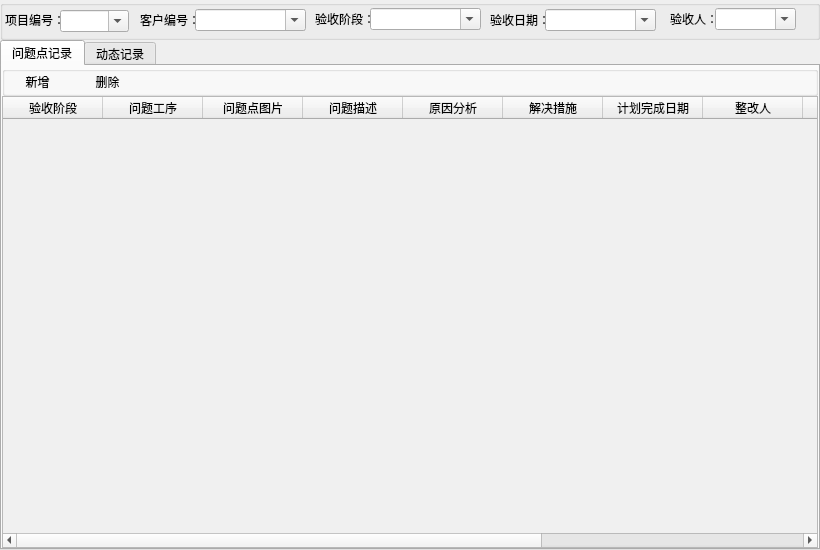
<?xml version="1.0" encoding="UTF-8"?>
<ui version="4.0">
 <class>Form</class>
 <widget class="QWidget" name="Form">
  <property name="geometry">
   <rect>
    <x>0</x>
    <y>0</y>
    <width>820</width>
    <height>550</height>
   </rect>
  </property>
  <property name="windowTitle">
   <string>Form</string>
  </property>
  <layout class="QGridLayout" name="gridLayout_2">
   <property name="leftMargin">
    <number>0</number>
   </property>
   <property name="topMargin">
    <number>0</number>
   </property>
   <property name="rightMargin">
    <number>0</number>
   </property>
   <property name="bottomMargin">
    <number>0</number>
   </property>
   <property name="spacing">
    <number>0</number>
   </property>
   <item row="0" column="0">
    <layout class="QGridLayout" name="gridLayout">
     <property name="spacing">
      <number>0</number>
     </property>
     <item row="0" column="0">
      <widget class="QGroupBox" name="groupBox">
       <property name="enabled">
        <bool>true</bool>
       </property>
       <property name="minimumSize">
        <size>
         <width>0</width>
         <height>40</height>
        </size>
       </property>
       <property name="maximumSize">
        <size>
         <width>16777215</width>
         <height>40</height>
        </size>
       </property>
       <property name="title">
        <string/>
       </property>
       <widget class="QComboBox" name="Text_XiangMuBianHao">
        <property name="geometry">
         <rect>
          <x>60</x>
          <y>10</y>
          <width>69</width>
          <height>22</height>
         </rect>
        </property>
        <property name="editable">
         <bool>true</bool>
        </property>
       </widget>
       <widget class="QLabel" name="label_21">
        <property name="geometry">
         <rect>
          <x>670</x>
          <y>9</y>
          <width>51</width>
          <height>20</height>
         </rect>
        </property>
        <property name="text">
         <string>验收人：</string>
        </property>
       </widget>
       <widget class="QComboBox" name="Text_YanShouRiQi_2">
        <property name="geometry">
         <rect>
          <x>370</x>
          <y>8</y>
          <width>111</width>
          <height>22</height>
         </rect>
        </property>
        <property name="editable">
         <bool>true</bool>
        </property>
       </widget>
       <widget class="QComboBox" name="Text_YanShouRiQi">
        <property name="geometry">
         <rect>
          <x>545</x>
          <y>9</y>
          <width>111</width>
          <height>22</height>
         </rect>
        </property>
        <property name="editable">
         <bool>true</bool>
        </property>
       </widget>
       <widget class="QLabel" name="label_22">
        <property name="geometry">
         <rect>
          <x>315</x>
          <y>9</y>
          <width>61</width>
          <height>20</height>
         </rect>
        </property>
        <property name="text">
         <string>验收阶段：</string>
        </property>
       </widget>
       <widget class="QLabel" name="label_19">
        <property name="geometry">
         <rect>
          <x>140</x>
          <y>10</y>
          <width>61</width>
          <height>20</height>
         </rect>
        </property>
        <property name="text">
         <string>客户编号：</string>
        </property>
       </widget>
       <widget class="QLabel" name="label_20">
        <property name="geometry">
         <rect>
          <x>490</x>
          <y>10</y>
          <width>61</width>
          <height>20</height>
         </rect>
        </property>
        <property name="text">
         <string>验收日期：</string>
        </property>
       </widget>
       <widget class="QLabel" name="label_15">
        <property name="geometry">
         <rect>
          <x>5</x>
          <y>10</y>
          <width>55</width>
          <height>20</height>
         </rect>
        </property>
        <property name="maximumSize">
         <size>
          <width>360</width>
          <height>36</height>
         </size>
        </property>
        <property name="text">
         <string>项目编号：</string>
        </property>
       </widget>
       <widget class="QComboBox" name="Text_KeHuBianHhao">
        <property name="geometry">
         <rect>
          <x>195</x>
          <y>9</y>
          <width>111</width>
          <height>22</height>
         </rect>
        </property>
        <property name="editable">
         <bool>true</bool>
        </property>
       </widget>
       <widget class="QComboBox" name="Text_YanShouReng">
        <property name="geometry">
         <rect>
          <x>715</x>
          <y>8</y>
          <width>81</width>
          <height>22</height>
         </rect>
        </property>
        <property name="editable">
         <bool>true</bool>
        </property>
       </widget>
      </widget>
     </item>
     <item row="1" column="0">
      <widget class="QTabWidget" name="tabWidget">
       <property name="currentIndex">
        <number>0</number>
       </property>
       <widget class="QWidget" name="tab">
        <attribute name="title">
         <string>问题点记录</string>
        </attribute>
        <layout class="QGridLayout" name="gridLayout_7">
         <property name="leftMargin">
          <number>0</number>
         </property>
         <property name="topMargin">
          <number>0</number>
         </property>
         <property name="rightMargin">
          <number>0</number>
         </property>
         <property name="bottomMargin">
          <number>0</number>
         </property>
         <property name="spacing">
          <number>0</number>
         </property>
         <item row="0" column="0">
          <layout class="QGridLayout" name="gridLayout_3">
           <property name="spacing">
            <number>0</number>
           </property>
           <item row="0" column="0">
            <widget class="QGroupBox" name="groupBox_5">
             <property name="maximumSize">
              <size>
               <width>16777215</width>
               <height>30</height>
              </size>
             </property>
             <property name="title">
              <string/>
             </property>
             <widget class="QPushButton" name="pushButton_4">
              <property name="geometry">
               <rect>
                <x>0</x>
                <y>0</y>
                <width>71</width>
                <height>31</height>
               </rect>
              </property>
              <property name="text">
               <string>新增</string>
              </property>
              <property name="icon">
               <iconset resource="../res.qrc">
                <normaloff>:/new/prefix1/ICO/png/1081676.png</normaloff>:/new/prefix1/ICO/png/1081676.png</iconset>
              </property>
              <property name="autoDefault">
               <bool>false</bool>
              </property>
              <property name="default">
               <bool>false</bool>
              </property>
              <property name="flat">
               <bool>true</bool>
              </property>
             </widget>
             <widget class="QPushButton" name="pushButton_5">
              <property name="geometry">
               <rect>
                <x>70</x>
                <y>0</y>
                <width>71</width>
                <height>31</height>
               </rect>
              </property>
              <property name="text">
               <string>删除</string>
              </property>
              <property name="icon">
               <iconset resource="../res.qrc">
                <normaloff>:/new/prefix1/ICO/png/1081640.png</normaloff>:/new/prefix1/ICO/png/1081640.png</iconset>
              </property>
              <property name="autoDefault">
               <bool>false</bool>
              </property>
              <property name="default">
               <bool>false</bool>
              </property>
              <property name="flat">
               <bool>true</bool>
              </property>
             </widget>
            </widget>
           </item>
           <item row="1" column="0">
            <widget class="QTableWidget" name="Text_ShuJuXianShi">
             <property name="sizePolicy">
              <sizepolicy hsizetype="Preferred" vsizetype="Preferred">
               <horstretch>0</horstretch>
               <verstretch>0</verstretch>
              </sizepolicy>
             </property>
             <property name="palette">
              <palette>
               <active>
                <colorrole role="Base">
                 <brush brushstyle="SolidPattern">
                  <color alpha="255">
                   <red>240</red>
                   <green>240</green>
                   <blue>240</blue>
                  </color>
                 </brush>
                </colorrole>
               </active>
               <inactive>
                <colorrole role="Base">
                 <brush brushstyle="SolidPattern">
                  <color alpha="255">
                   <red>240</red>
                   <green>240</green>
                   <blue>240</blue>
                  </color>
                 </brush>
                </colorrole>
               </inactive>
               <disabled>
                <colorrole role="Base">
                 <brush brushstyle="SolidPattern">
                  <color alpha="255">
                   <red>240</red>
                   <green>240</green>
                   <blue>240</blue>
                  </color>
                 </brush>
                </colorrole>
               </disabled>
              </palette>
             </property>
             <property name="autoScroll">
              <bool>true</bool>
             </property>
             <column>
              <property name="text">
               <string>验收阶段</string>
              </property>
             </column>
             <column>
              <property name="text">
               <string>问题工序</string>
              </property>
             </column>
             <column>
              <property name="text">
               <string>问题点图片</string>
              </property>
             </column>
             <column>
              <property name="text">
               <string>问题描述</string>
              </property>
             </column>
             <column>
              <property name="text">
               <string>原因分析</string>
              </property>
             </column>
             <column>
              <property name="text">
               <string>解决措施</string>
              </property>
             </column>
             <column>
              <property name="text">
               <string>计划完成日期</string>
              </property>
             </column>
             <column>
              <property name="text">
               <string>整改人</string>
              </property>
             </column>
             <column>
              <property name="text">
               <string>整改后照片</string>
              </property>
             </column>
             <column>
              <property name="text">
               <string>实际完成日期</string>
              </property>
             </column>
             <column>
              <property name="text">
               <string>确认人</string>
              </property>
             </column>
             <column>
              <property name="text">
               <string>备注</string>
              </property>
             </column>
            </widget>
           </item>
          </layout>
         </item>
        </layout>
       </widget>
       <widget class="QWidget" name="tab_2">
        <attribute name="title">
         <string>动态记录</string>
        </attribute>
        <layout class="QGridLayout" name="gridLayout_5">
         <property name="leftMargin">
          <number>0</number>
         </property>
         <property name="topMargin">
          <number>0</number>
         </property>
         <property name="rightMargin">
          <number>0</number>
         </property>
         <property name="bottomMargin">
          <number>0</number>
         </property>
         <property name="spacing">
          <number>0</number>
         </property>
         <item row="0" column="0">
          <layout class="QGridLayout" name="gridLayout_4">
           <property name="spacing">
            <number>0</number>
           </property>
           <item row="1" column="0">
            <widget class="QGroupBox" name="groupBox_2">
             <property name="maximumSize">
              <size>
               <width>200</width>
               <height>16777215</height>
              </size>
             </property>
             <property name="autoFillBackground">
              <bool>false</bool>
             </property>
             <property name="title">
              <string>铅条记录</string>
             </property>
             <property name="alignment">
              <set>Qt::AlignCenter</set>
             </property>
             <property name="flat">
              <bool>false</bool>
             </property>
             <property name="checkable">
              <bool>false</bool>
             </property>
             <layout class="QGridLayout" name="gridLayout_6">
              <property name="leftMargin">
               <number>0</number>
              </property>
              <property name="topMargin">
               <number>0</number>
              </property>
              <property name="rightMargin">
               <number>0</number>
              </property>
              <property name="bottomMargin">
               <number>0</number>
              </property>
              <property name="spacing">
               <number>0</number>
              </property>
              <item row="0" column="0">
               <widget class="QTableWidget" name="Text_QianTiaoJiLu">
                <property name="sizePolicy">
                 <sizepolicy hsizetype="Preferred" vsizetype="Preferred">
                  <horstretch>0</horstretch>
                  <verstretch>0</verstretch>
                 </sizepolicy>
                </property>
                <property name="palette">
                 <palette>
                  <active>
                   <colorrole role="Base">
                    <brush brushstyle="SolidPattern">
                     <color alpha="255">
                      <red>240</red>
                      <green>240</green>
                      <blue>240</blue>
                     </color>
                    </brush>
                   </colorrole>
                  </active>
                  <inactive>
                   <colorrole role="Base">
                    <brush brushstyle="SolidPattern">
                     <color alpha="255">
                      <red>240</red>
                      <green>240</green>
                      <blue>240</blue>
                     </color>
                    </brush>
                   </colorrole>
                  </inactive>
                  <disabled>
                   <colorrole role="Base">
                    <brush brushstyle="SolidPattern">
                     <color alpha="255">
                      <red>240</red>
                      <green>240</green>
                      <blue>240</blue>
                     </color>
                    </brush>
                   </colorrole>
                  </disabled>
                 </palette>
                </property>
                <property name="autoScroll">
                 <bool>true</bool>
                </property>
                <property name="rowCount">
                 <number>20</number>
                </property>
                <attribute name="horizontalHeaderMinimumSectionSize">
                 <number>20</number>
                </attribute>
                <attribute name="horizontalHeaderDefaultSectionSize">
                 <number>78</number>
                </attribute>
                <row>
                 <property name="text">
                  <string>1</string>
                 </property>
                </row>
                <row>
                 <property name="text">
                  <string>2</string>
                 </property>
                </row>
                <row>
                 <property name="text">
                  <string>3</string>
                 </property>
                </row>
                <row>
                 <property name="text">
                  <string>4</string>
                 </property>
                </row>
                <row>
                 <property name="text">
                  <string>5</string>
                 </property>
                </row>
                <row>
                 <property name="text">
                  <string>6</string>
                 </property>
                </row>
                <row>
                 <property name="text">
                  <string>7</string>
                 </property>
                </row>
                <row>
                 <property name="text">
                  <string>8</string>
                 </property>
                </row>
                <row>
                 <property name="text">
                  <string>9</string>
                 </property>
                </row>
                <row>
                 <property name="text">
                  <string>10</string>
                 </property>
                </row>
                <row/>
                <row/>
                <row/>
                <row/>
                <row/>
                <row/>
                <row/>
                <row/>
                <row/>
                <row/>
                <column>
                 <property name="text">
                  <string>前（F）</string>
                 </property>
                </column>
                <column>
                 <property name="text">
                  <string>后（B）</string>
                 </property>
                </column>
               </widget>
              </item>
             </layout>
            </widget>
           </item>
           <item row="0" column="0" colspan="2">
            <widget class="QGroupBox" name="groupBox_4">
             <property name="maximumSize">
              <size>
               <width>16777215</width>
               <height>40</height>
              </size>
             </property>
             <property name="title">
              <string/>
             </property>
             <widget class="QLineEdit" name="Text_LianXiDianHua_3">
              <property name="geometry">
               <rect>
                <x>390</x>
                <y>10</y>
                <width>81</width>
                <height>21</height>
               </rect>
              </property>
              <property name="layoutDirection">
               <enum>Qt::LeftToRight</enum>
              </property>
              <property name="autoFillBackground">
               <bool>false</bool>
              </property>
              <property name="inputMask">
               <string/>
              </property>
              <property name="text">
               <string/>
              </property>
              <property name="maxLength">
               <number>11</number>
              </property>
              <property name="alignment">
               <set>Qt::AlignLeading|Qt::AlignLeft|Qt::AlignVCenter</set>
              </property>
             </widget>
             <widget class="QLineEdit" name="Text_LianXiDianHua_4">
              <property name="geometry">
               <rect>
                <x>550</x>
                <y>10</y>
                <width>81</width>
                <height>21</height>
               </rect>
              </property>
              <property name="layoutDirection">
               <enum>Qt::LeftToRight</enum>
              </property>
              <property name="autoFillBackground">
               <bool>false</bool>
              </property>
              <property name="inputMask">
               <string/>
              </property>
              <property name="text">
               <string/>
              </property>
              <property name="maxLength">
               <number>11</number>
              </property>
              <property name="alignment">
               <set>Qt::AlignLeading|Qt::AlignLeft|Qt::AlignVCenter</set>
              </property>
             </widget>
             <widget class="QLabel" name="label_13">
              <property name="geometry">
               <rect>
                <x>650</x>
                <y>10</y>
                <width>71</width>
                <height>21</height>
               </rect>
              </property>
              <property name="font">
               <font>
                <family>宋体</family>
                <pointsize>12</pointsize>
               </font>
              </property>
              <property name="text">
               <string>实际吨位:</string>
              </property>
             </widget>
             <widget class="QLineEdit" name="Text_LianXiDianHua_5">
              <property name="geometry">
               <rect>
                <x>720</x>
                <y>10</y>
                <width>81</width>
                <height>21</height>
               </rect>
              </property>
              <property name="layoutDirection">
               <enum>Qt::LeftToRight</enum>
              </property>
              <property name="autoFillBackground">
               <bool>false</bool>
              </property>
              <property name="inputMask">
               <string/>
              </property>
              <property name="text">
               <string/>
              </property>
              <property name="maxLength">
               <number>11</number>
              </property>
              <property name="alignment">
               <set>Qt::AlignLeading|Qt::AlignLeft|Qt::AlignVCenter</set>
              </property>
             </widget>
             <widget class="QLineEdit" name="Text_LianXiDianHua">
              <property name="geometry">
               <rect>
                <x>70</x>
                <y>10</y>
                <width>71</width>
                <height>21</height>
               </rect>
              </property>
              <property name="layoutDirection">
               <enum>Qt::LeftToRight</enum>
              </property>
              <property name="autoFillBackground">
               <bool>false</bool>
              </property>
              <property name="inputMask">
               <string/>
              </property>
              <property name="text">
               <string/>
              </property>
              <property name="maxLength">
               <number>11</number>
              </property>
              <property name="alignment">
               <set>Qt::AlignLeading|Qt::AlignLeft|Qt::AlignVCenter</set>
              </property>
             </widget>
             <widget class="QLabel" name="label_9">
              <property name="geometry">
               <rect>
                <x>0</x>
                <y>10</y>
                <width>71</width>
                <height>21</height>
               </rect>
              </property>
              <property name="font">
               <font>
                <family>宋体</family>
                <pointsize>12</pointsize>
               </font>
              </property>
              <property name="text">
               <string>闭模高度:</string>
              </property>
             </widget>
             <widget class="QLineEdit" name="Text_LianXiDianHua_2">
              <property name="geometry">
               <rect>
                <x>220</x>
                <y>10</y>
                <width>81</width>
                <height>21</height>
               </rect>
              </property>
              <property name="layoutDirection">
               <enum>Qt::LeftToRight</enum>
              </property>
              <property name="autoFillBackground">
               <bool>false</bool>
              </property>
              <property name="inputMask">
               <string/>
              </property>
              <property name="text">
               <string/>
              </property>
              <property name="maxLength">
               <number>11</number>
              </property>
              <property name="alignment">
               <set>Qt::AlignLeading|Qt::AlignLeft|Qt::AlignVCenter</set>
              </property>
             </widget>
             <widget class="QLabel" name="label_11">
              <property name="geometry">
               <rect>
                <x>320</x>
                <y>10</y>
                <width>71</width>
                <height>21</height>
               </rect>
              </property>
              <property name="font">
               <font>
                <family>宋体</family>
                <pointsize>12</pointsize>
               </font>
              </property>
              <property name="text">
               <string>客户吨位:</string>
              </property>
             </widget>
             <widget class="QLabel" name="label_10">
              <property name="geometry">
               <rect>
                <x>150</x>
                <y>10</y>
                <width>71</width>
                <height>21</height>
               </rect>
              </property>
              <property name="font">
               <font>
                <family>宋体</family>
                <pointsize>12</pointsize>
               </font>
              </property>
              <property name="text">
               <string>送料高度:</string>
              </property>
             </widget>
             <widget class="QLabel" name="label_12">
              <property name="geometry">
               <rect>
                <x>480</x>
                <y>10</y>
                <width>71</width>
                <height>21</height>
               </rect>
              </property>
              <property name="font">
               <font>
                <family>宋体</family>
                <pointsize>12</pointsize>
               </font>
              </property>
              <property name="text">
               <string>设计吨位:</string>
              </property>
             </widget>
            </widget>
           </item>
           <item row="1" column="1">
            <widget class="QGroupBox" name="groupBox_3">
             <property name="title">
              <string/>
             </property>
             <property name="alignment">
              <set>Qt::AlignCenter</set>
             </property>
             <property name="checkable">
              <bool>false</bool>
             </property>
             <layout class="QGridLayout" name="gridLayout_9">
              <property name="leftMargin">
               <number>0</number>
              </property>
              <property name="topMargin">
               <number>0</number>
              </property>
              <property name="rightMargin">
               <number>0</number>
              </property>
              <property name="bottomMargin">
               <number>0</number>
              </property>
              <property name="spacing">
               <number>0</number>
              </property>
              <item row="0" column="0">
               <layout class="QGridLayout" name="gridLayout_8">
                <property name="spacing">
                 <number>0</number>
                </property>
                <item row="0" column="0">
                 <widget class="QGroupBox" name="groupBox_6">
                  <property name="maximumSize">
                   <size>
                    <width>16777215</width>
                    <height>30</height>
                   </size>
                  </property>
                  <property name="title">
                   <string/>
                  </property>
                  <widget class="QPushButton" name="pushButton_6">
                   <property name="geometry">
                    <rect>
                     <x>200</x>
                     <y>0</y>
                     <width>71</width>
                     <height>31</height>
                    </rect>
                   </property>
                   <property name="text">
                    <string>新增</string>
                   </property>
                   <property name="icon">
                    <iconset resource="../res.qrc">
                     <normaloff>:/new/prefix1/ICO/png/1081676.png</normaloff>:/new/prefix1/ICO/png/1081676.png</iconset>
                   </property>
                   <property name="autoDefault">
                    <bool>false</bool>
                   </property>
                   <property name="default">
                    <bool>false</bool>
                   </property>
                   <property name="flat">
                    <bool>true</bool>
                   </property>
                  </widget>
                  <widget class="QPushButton" name="pushButton_7">
                   <property name="geometry">
                    <rect>
                     <x>330</x>
                     <y>0</y>
                     <width>71</width>
                     <height>31</height>
                    </rect>
                   </property>
                   <property name="text">
                    <string>删除</string>
                   </property>
                   <property name="icon">
                    <iconset resource="../res.qrc">
                     <normaloff>:/new/prefix1/ICO/png/1081640.png</normaloff>:/new/prefix1/ICO/png/1081640.png</iconset>
                   </property>
                   <property name="autoDefault">
                    <bool>false</bool>
                   </property>
                   <property name="default">
                    <bool>false</bool>
                   </property>
                   <property name="flat">
                    <bool>true</bool>
                   </property>
                  </widget>
                  <widget class="QLabel" name="label">
                   <property name="geometry">
                    <rect>
                     <x>10</x>
                     <y>5</y>
                     <width>161</width>
                     <height>21</height>
                    </rect>
                   </property>
                   <property name="font">
                    <font>
                     <family>Agency FB</family>
                     <pointsize>12</pointsize>
                     <weight>75</weight>
                     <bold>true</bold>
                    </font>
                   </property>
                   <property name="text">
                    <string>工序蓝单等图片记录：</string>
                   </property>
                   <property name="textFormat">
                    <enum>Qt::AutoText</enum>
                   </property>
                  </widget>
                 </widget>
                </item>
                <item row="1" column="0">
                 <widget class="QGroupBox" name="groupBox_7">
                  <property name="title">
                   <string/>
                  </property>
                 </widget>
                </item>
               </layout>
              </item>
             </layout>
            </widget>
           </item>
          </layout>
         </item>
        </layout>
       </widget>
      </widget>
     </item>
    </layout>
   </item>
  </layout>
 </widget>
 <resources>
  <include location="../res.qrc"/>
 </resources>
 <connections/>
</ui>
